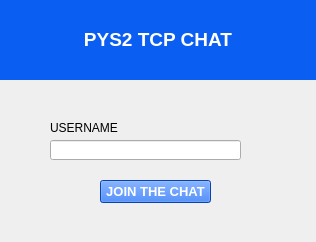
<?xml version="1.0" encoding="UTF-8"?>
<ui version="4.0">
 <class>loginForm</class>
 <widget class="QWidget" name="loginForm">
  <property name="geometry">
   <rect>
    <x>0</x>
    <y>0</y>
    <width>316</width>
    <height>242</height>
   </rect>
  </property>
  <property name="windowTitle">
   <string>Form</string>
  </property>
  <widget class="QFrame" name="frame">
   <property name="geometry">
    <rect>
     <x>0</x>
     <y>0</y>
     <width>316</width>
     <height>80</height>
    </rect>
   </property>
   <property name="styleSheet">
    <string notr="true">background-color: #0A5EF2</string>
   </property>
   <property name="frameShape">
    <enum>QFrame::StyledPanel</enum>
   </property>
   <property name="frameShadow">
    <enum>QFrame::Raised</enum>
   </property>
   <widget class="QLabel" name="label">
    <property name="geometry">
     <rect>
      <x>0</x>
      <y>0</y>
      <width>316</width>
      <height>80</height>
     </rect>
    </property>
    <property name="styleSheet">
     <string notr="true">color: white;</string>
    </property>
    <property name="text">
     <string>&lt;html&gt;&lt;head/&gt;&lt;body&gt;&lt;p align=&quot;center&quot;&gt;&lt;span style=&quot; font-size:14pt; font-weight:600;&quot;&gt;PYS2 TCP CHAT&lt;/span&gt;&lt;/p&gt;&lt;/body&gt;&lt;/html&gt;</string>
    </property>
   </widget>
  </widget>
  <widget class="QLabel" name="label_2">
   <property name="geometry">
    <rect>
     <x>50</x>
     <y>120</y>
     <width>71</width>
     <height>16</height>
    </rect>
   </property>
   <property name="text">
    <string>USERNAME</string>
   </property>
  </widget>
  <widget class="QLineEdit" name="usernameLineEdit">
   <property name="geometry">
    <rect>
     <x>50</x>
     <y>140</y>
     <width>191</width>
     <height>20</height>
    </rect>
   </property>
  </widget>
  <widget class="QPushButton" name="joinButton">
   <property name="geometry">
    <rect>
     <x>100</x>
     <y>180</y>
     <width>111</width>
     <height>23</height>
    </rect>
   </property>
   <property name="font">
    <font>
     <pointsize>10</pointsize>
     <weight>75</weight>
     <bold>true</bold>
    </font>
   </property>
   <property name="styleSheet">
    <string notr="true">color: white; 
background-color: #0A5EF2;</string>
   </property>
   <property name="text">
    <string>JOIN THE CHAT</string>
   </property>
  </widget>
 </widget>
 <resources/>
 <connections/>
</ui>
